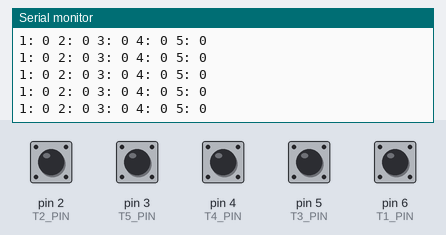
A program run on a simulated Arduino Mega 2560, built with avr-gcc and run on an emulated ATmega2560. Parts: the last lines printed to the serial monitor. Inputs (shaded band) come from the test bench; at power-on: pin 2 (T2_PIN), pin 3 (T5_PIN), pin 4 (T4_PIN), pin 5 (T3_PIN), pin 6 (T1_PIN) HIGH.

Above: at 1.2 s.
1.3 s: pin 2 (T2_PIN) pulled LOW for 0.15 s
At 1.31 s:
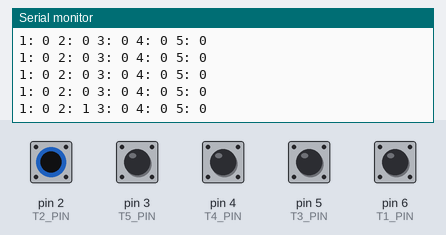
2.9 s: pin 3 (T5_PIN) pulled LOW for 0.15 s
At 2.92 s:
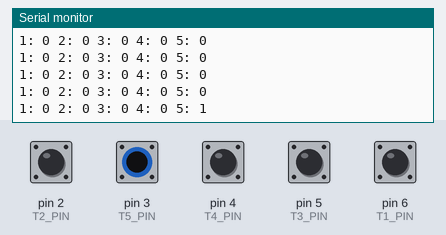
4.5 s: pin 4 (T4_PIN) pulled LOW for 0.15 s
At 4.53 s:
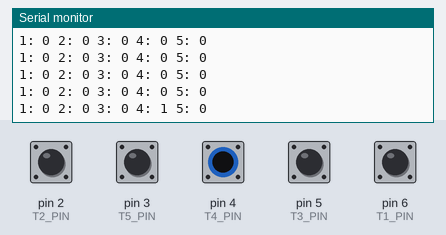
6.1 s: pin 5 (T3_PIN) pulled LOW for 0.15 s
At 6.14 s:
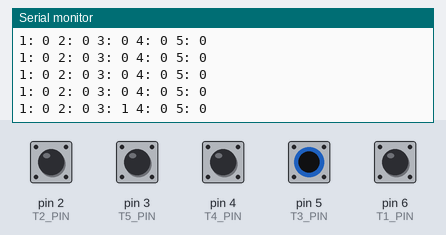
7.7 s: pin 6 (T1_PIN) pulled LOW for 0.15 s
At 7.75 s:
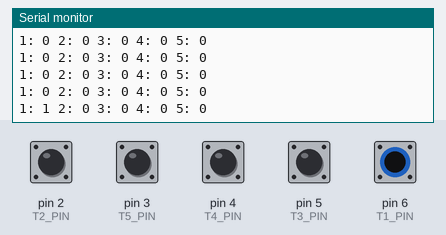

The program:

main.cpp
```cpp
#include <Arduino.h>

#define T1_PIN 6
#define T2_PIN 2
#define T3_PIN 5
#define T4_PIN 4
#define T5_PIN 3

void setup() {

  Serial.begin(9600);
  Serial.println("Toggles...");

  pinMode(T1_PIN, INPUT_PULLUP);
  pinMode(T2_PIN, INPUT_PULLUP);
  pinMode(T3_PIN, INPUT_PULLUP);
  pinMode(T4_PIN, INPUT_PULLUP);
  pinMode(T5_PIN, INPUT_PULLUP);

  }

void loop() {
  // ## TOGGLES ##########
  bool t1 = !digitalRead(T1_PIN);
  bool t2 = !digitalRead(T2_PIN);
  bool t3 = !digitalRead(T3_PIN);
  bool t4 = !digitalRead(T4_PIN);
  bool t5 = !digitalRead(T5_PIN);

  Serial.print("1: ");
  Serial.print(t1);

  Serial.print(" 2: ");
  Serial.print(t2);

  Serial.print(" 3: ");
  Serial.print(t3);

  Serial.print(" 4: ");
  Serial.print(t4);

  Serial.print(" 5: ");
  Serial.print(t5);

  Serial.println("");

  delay(100);
}
```

Measured:
- after the input at 1.3 s, the serial monitor: prints a new line at once (image 1)
- after the input at 2.9 s, the serial monitor: prints a new line at once (image 2)
- after the input at 4.5 s, the serial monitor: prints a new line at once (image 3)
- after the input at 6.1 s, the serial monitor: prints a new line at once (image 4)
- after the input at 7.7 s, the serial monitor: prints a new line at once (image 5)
